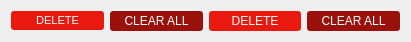
   <widget class="QWidget" name="gridLayoutWidget_4">
    <property name="geometry">
     <rect>
      <x>310</x>
      <y>640</y>
      <width>411</width>
      <height>21</height>
     </rect>
    </property>
    <layout class="QGridLayout" name="gridLayout_4">
     <item row="0" column="1">
      <widget class="QPushButton" name="btn3FS_clear">
       <property name="styleSheet">
        <string notr="true">QPushButton#btn3FS_clear {color: #fff;background-color: #99110A;border-radius: 3px;	padding: 3px;}QPushButton#btn3FS_clear:hover:!pressed {background-color: #860F09;}</string>
       </property>
       <property name="text">
        <string>CLEAR ALL</string>
       </property>
      </widget>
     </item>
     <item row="0" column="0">
      <widget class="QPushButton" name="btn3FS_delete">
       <property name="font">
        <font>
         <pointsize>8</pointsize>
        </font>
       </property>
       <property name="styleSheet">
        <string notr="true">QPushButton#btn3FS_delete {color: #fff;background-color: #E9190F;border-radius: 3px;	padding: 3px;}QPushButton#btn3FS_delete:hover:!pressed {background-color: #D3170D;}</string>
       </property>
       <property name="text">
        <string>DELETE</string>
       </property>
      </widget>
     </item>
     <item row="0" column="2">
      <widget class="QPushButton" name="btn3SS_delete">
       <property name="styleSheet">
        <string notr="true">QPushButton#btn3SS_delete {color: #fff;background-color: #E9190F;border-radius: 3px;	padding: 3px;}QPushButton#btn3SS_delete:hover:!pressed {background-color: #D3170D;}</string>
       </property>
       <property name="text">
        <string>DELETE</string>
       </property>
      </widget>
     </item>
     <item row="0" column="3">
      <widget class="QPushButton" name="btn3SS_clear">
       <property name="styleSheet">
        <string notr="true">QPushButton#btn3SS_clear {color: #fff;background-color: #99110A;border-radius: 3px;	padding: 3px;}QPushButton#btn3SS_clear:hover:!pressed {background-color: #860F09;}</string>
       </property>
       <property name="text">
        <string>CLEAR ALL</string>
       </property>
      </widget>
     </item>
    </layout>
   </widget>
